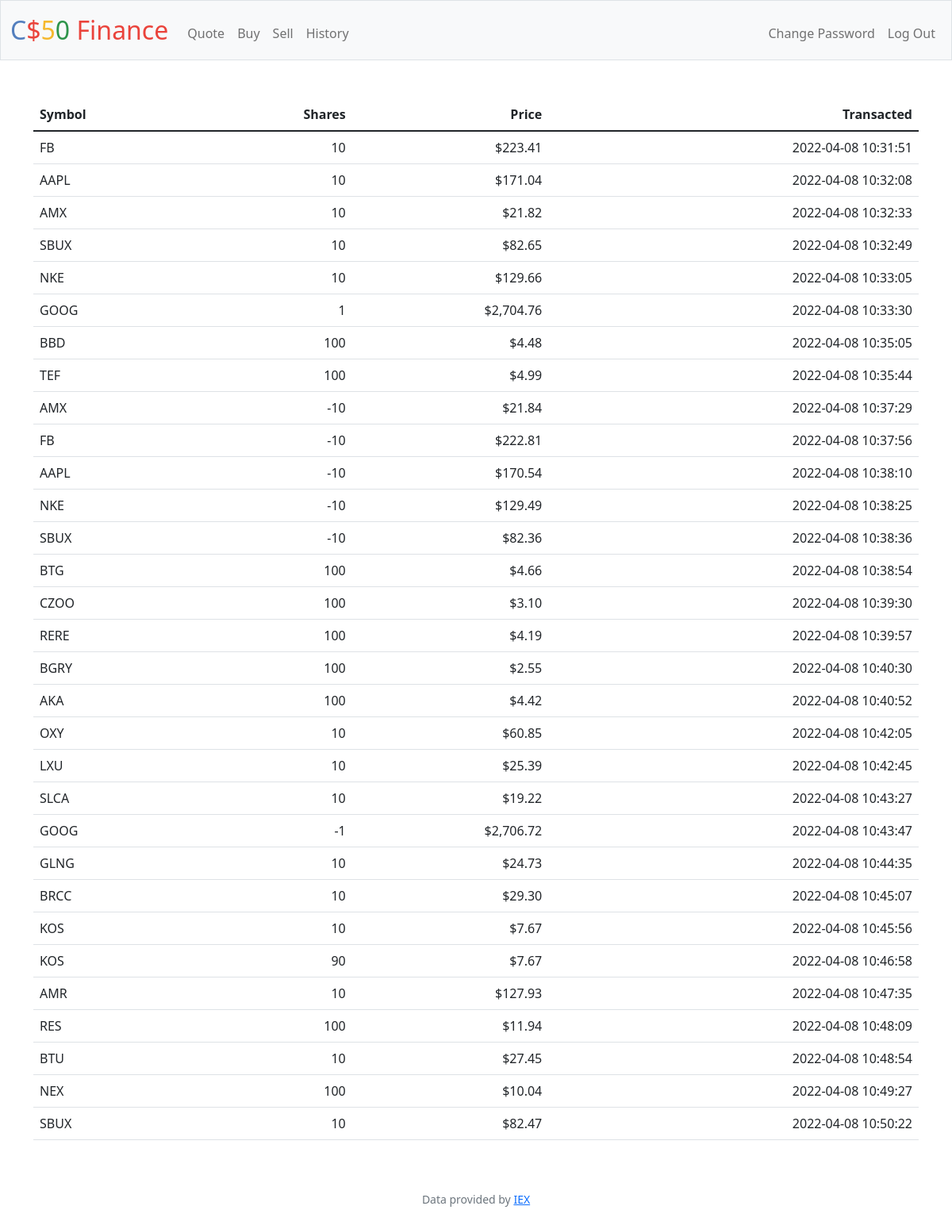
Screenshot of /history (signed in) with the database file from the repository.
### tables this page shows
CREATE TABLE transacciones (
	user_id INTEGER,
	stock_id INTEGER,
	shares INTEGER,
	price NUMERIC NOT NULL,
	p_datetime TEXT NOT NULL,
	FOREIGN KEY(user_id) REFERENCES users(id),
	FOREIGN KEY(stock_id) REFERENCES stocks(id)
);

CREATE TABLE stocks (
	id INTEGER,
	symbol TEXT NOT NULL,
	name TEXT NOT NULL,
	PRIMARY KEY(id)
);

### app.py (the view)
@app.route("/history")
@login_required
def history():
    user_history = db.execute("SELECT * FROM transacciones WHERE user_id=?;", session["user_id"])
    for row in user_history:
        row["symbol"] = db.execute("SELECT * FROM stocks WHERE id=?;", row["stock_id"])[0]["symbol"]
    return render_template("history.html", user_history=user_history)

### app.py (called while the page is built)
@app.after_request
def after_request(response):
    response.headers["Cache-Control"] = "no-cache, no-store, must-revalidate"
    response.headers["Expires"] = 0
    response.headers["Pragma"] = "no-cache"
    return response

### helpers.py (called while the page is built)
def login_required(f):
    @wraps(f)
    def decorated_function(*args, **kwargs):
        if session.get("user_id") is None:
            return redirect("/login")
        return f(*args, **kwargs)
    return decorated_function

def usd(value):
    return f"${value:,.2f}"

### templates/history.html (shortened to what this page needs)
{% extends "layout.html" %}
{% block main %}
    <table class="table tablestriped">
        <thead>
            <tr>
                <th class="text-start">Symbol</th>
                <th class="text-end">Shares</th>
                <th class="text-end">Price</th>
                <th class="text-end">Transacted</th>
            </tr>
        </thead>
        <tbody>
            {% for row in user_history %}
            <tr>
                <td class="text-start"> {{ row["symbol"] }} </td>
                <td class="text-end"> {{ row["shares"] }} </td>
                <td class="text-end"> {{ row["price"] | usd }} </td>
                <td class="text-end"> {{ row["p_datetime"] }} </td>
            </tr>
            {% endfor %}
        </tbody>
    </table>
{% endblock %}

### rows the page displays
transacciones: symbol "FB", shares "10", price "$223.41", p_datetime "2022-04-08 10:31:51"
transacciones: symbol "AAPL", shares "10", price "$171.04", p_datetime "2022-04-08 10:32:08"
transacciones: symbol "AMX", shares "10", price "$21.82", p_datetime "2022-04-08 10:32:33"
transacciones: symbol "SBUX", shares "10", price "$82.65", p_datetime "2022-04-08 10:32:49"
transacciones: symbol "NKE", shares "10", price "$129.66", p_datetime "2022-04-08 10:33:05"
transacciones: symbol "GOOG", shares "1", price "$2,704.76", p_datetime "2022-04-08 10:33:30"
transacciones: symbol "BBD", shares "100", price "$4.48", p_datetime "2022-04-08 10:35:05"
transacciones: symbol "TEF", shares "100", price "$4.99", p_datetime "2022-04-08 10:35:44"
transacciones: symbol "AMX", shares "-10", price "$21.84", p_datetime "2022-04-08 10:37:29"
transacciones: symbol "FB", shares "-10", price "$222.81", p_datetime "2022-04-08 10:37:56"
transacciones: symbol "AAPL", shares "-10", price "$170.54", p_datetime "2022-04-08 10:38:10"
transacciones: symbol "NKE", shares "-10", price "$129.49", p_datetime "2022-04-08 10:38:25"
transacciones: symbol "SBUX", shares "-10", price "$82.36", p_datetime "2022-04-08 10:38:36"
transacciones: symbol "BTG", shares "100", price "$4.66", p_datetime "2022-04-08 10:38:54"
transacciones: symbol "CZOO", shares "100", price "$3.10", p_datetime "2022-04-08 10:39:30"
transacciones: symbol "RERE", shares "100", price "$4.19", p_datetime "2022-04-08 10:39:57"
transacciones: symbol "BGRY", shares "100", price "$2.55", p_datetime "2022-04-08 10:40:30"
transacciones: symbol "AKA", shares "100", price "$4.42", p_datetime "2022-04-08 10:40:52"
transacciones: symbol "OXY", shares "10", price "$60.85", p_datetime "2022-04-08 10:42:05"
transacciones: symbol "LXU", shares "10", price "$25.39", p_datetime "2022-04-08 10:42:45"
transacciones: symbol "SLCA", shares "10", price "$19.22", p_datetime "2022-04-08 10:43:27"
transacciones: symbol "GOOG", shares "-1", price "$2,706.72", p_datetime "2022-04-08 10:43:47"
transacciones: symbol "GLNG", shares "10", price "$24.73", p_datetime "2022-04-08 10:44:35"
transacciones: symbol "BRCC", shares "10", price "$29.30", p_datetime "2022-04-08 10:45:07"
transacciones: symbol "KOS", shares "10", price "$7.67", p_datetime "2022-04-08 10:45:56"
transacciones: symbol "KOS", shares "90", price "$7.67", p_datetime "2022-04-08 10:46:58"
transacciones: symbol "AMR", shares "10", price "$127.93", p_datetime "2022-04-08 10:47:35"
transacciones: symbol "RES", shares "100", price "$11.94", p_datetime "2022-04-08 10:48:09"
transacciones: symbol "BTU", shares "10", price "$27.45", p_datetime "2022-04-08 10:48:54"
transacciones: symbol "NEX", shares "100", price "$10.04", p_datetime "2022-04-08 10:49:27"
transacciones: symbol "SBUX", shares "10", price "$82.47", p_datetime "2022-04-08 10:50:22"
